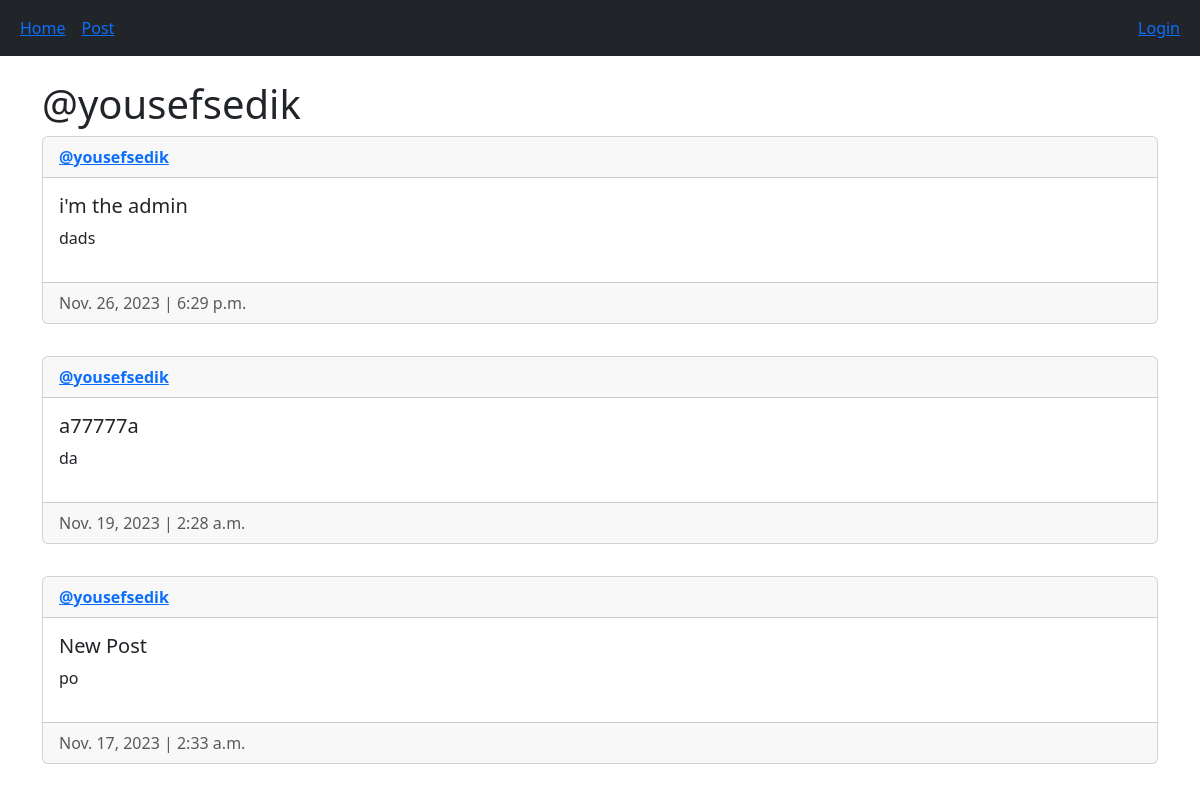
The app's page /profile/yousefsedik, older data.
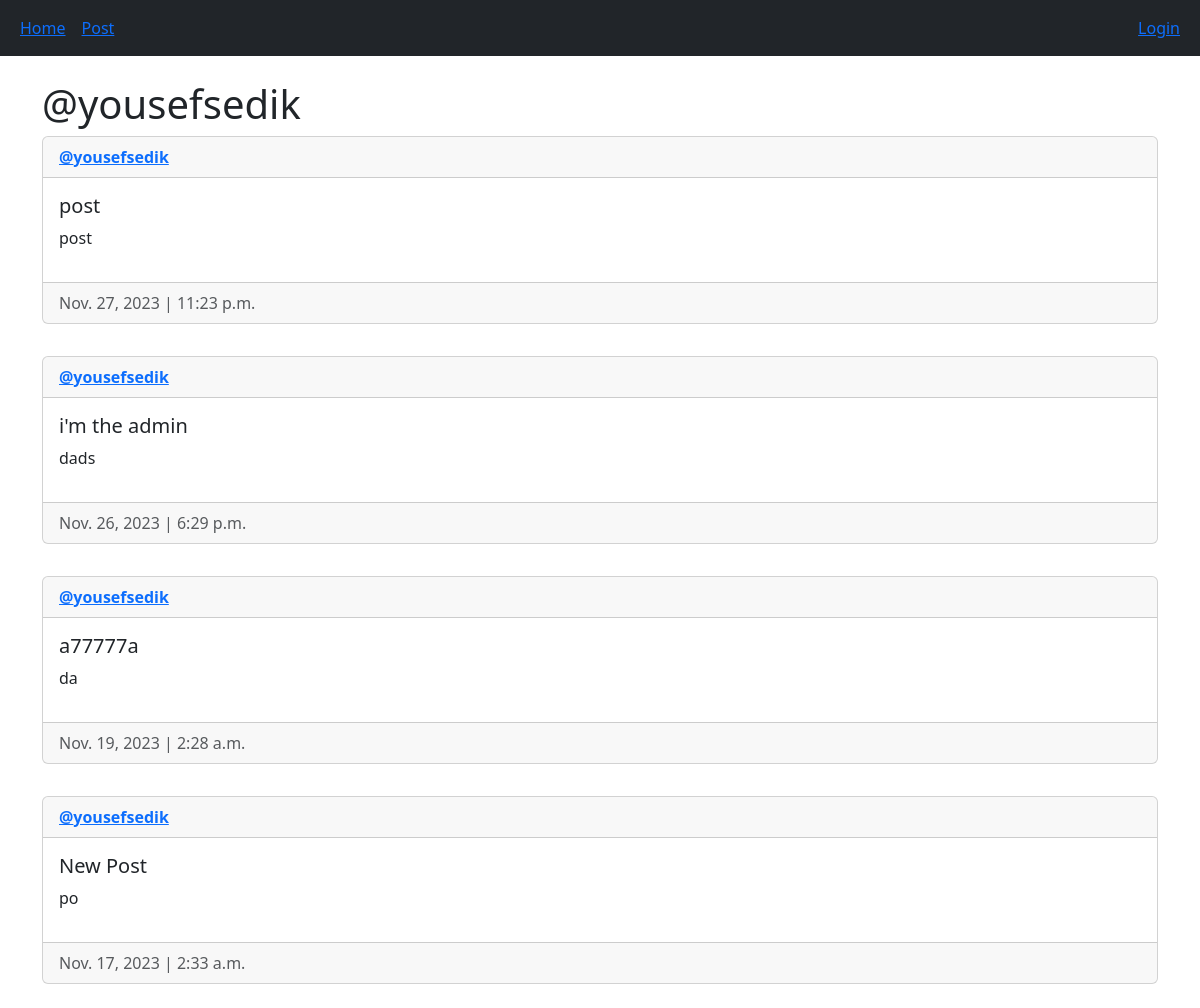
The same page, newer data.
### main/models.py (models this page shows, shortened)
class Post(models.Model):
    author = models.ForeignKey(User, on_delete=models.CASCADE)
    title = models.CharField(max_length=100)
    description = models.TextField()
    created_at = models.DateField(auto_now_add=True)
    created_at_time = models.TimeField(auto_now_add=True)
    updated_at = models.DateField(auto_now=True)
    updated_at_time = models.TimeField(auto_now=True)
    class Meta:
        ordering  = ["-created_at", '-created_at_time']

### main/views.py (the view)
# urls.py: path('profile/<str:username>', view_profile, name = 'view_profile'),
def view_profile(re, username):
    context = {}
    if re.method == 'POST':
        delete_post(re)
    context['username'] = username
    try:
        profile = User.objects.get(username=username)
        profile_posts = models.Post.objects.filter(author=profile)
        context['profile_posts'] = profile_posts
    except:
        return render(re, '404.html')
    return render(re, 'main/view_profile.html', context)

### main/templates/main/view_profile.html (shortened to what this page needs)
{% extends 'main/base.html' %}
{% block content %}
    <br>
    <div class="col-12 col-md-3 col-xl-2 bd-sidebar">
        <h1>@{{ username }}</h1>
    </div>
    <div class="content">
        {% for post in profile_posts %}
        <div class="card mt-2">
            <div class="card-header"><strong><a href="{% url 'view_profile' post.author.username %}">@{{ post.author.username }}</a></strong></div>
            <div class="card-body d-flex flex-row justify-content-between">
                  <div>
                        <h5 class="card-title"> {{ post.title}} </h5>
                        <p> {{ post.description}}</p>
                  </div>
            </div>
            {% include 'main/viewDateInfo.html' %}
       </div>
       <br>
       {% empty %}
       <h3 style="text-align: center;">@{{user.username}} Has No Posts Yet :( </h3>
    {% endfor %}
    </div>
{% endblock content %}

### main/templates/main/viewDateInfo.html
<div class="card-footer text-muted">
    {{post.created_at}} | {{post.created_at_time}}
</div>

Row changes from the older to the newer data that the page shows:
added Post: author.username "yousefsedik", title "post", description "post", created_at "Nov. 27, 2023", created_at_time "11:23 p.m."
